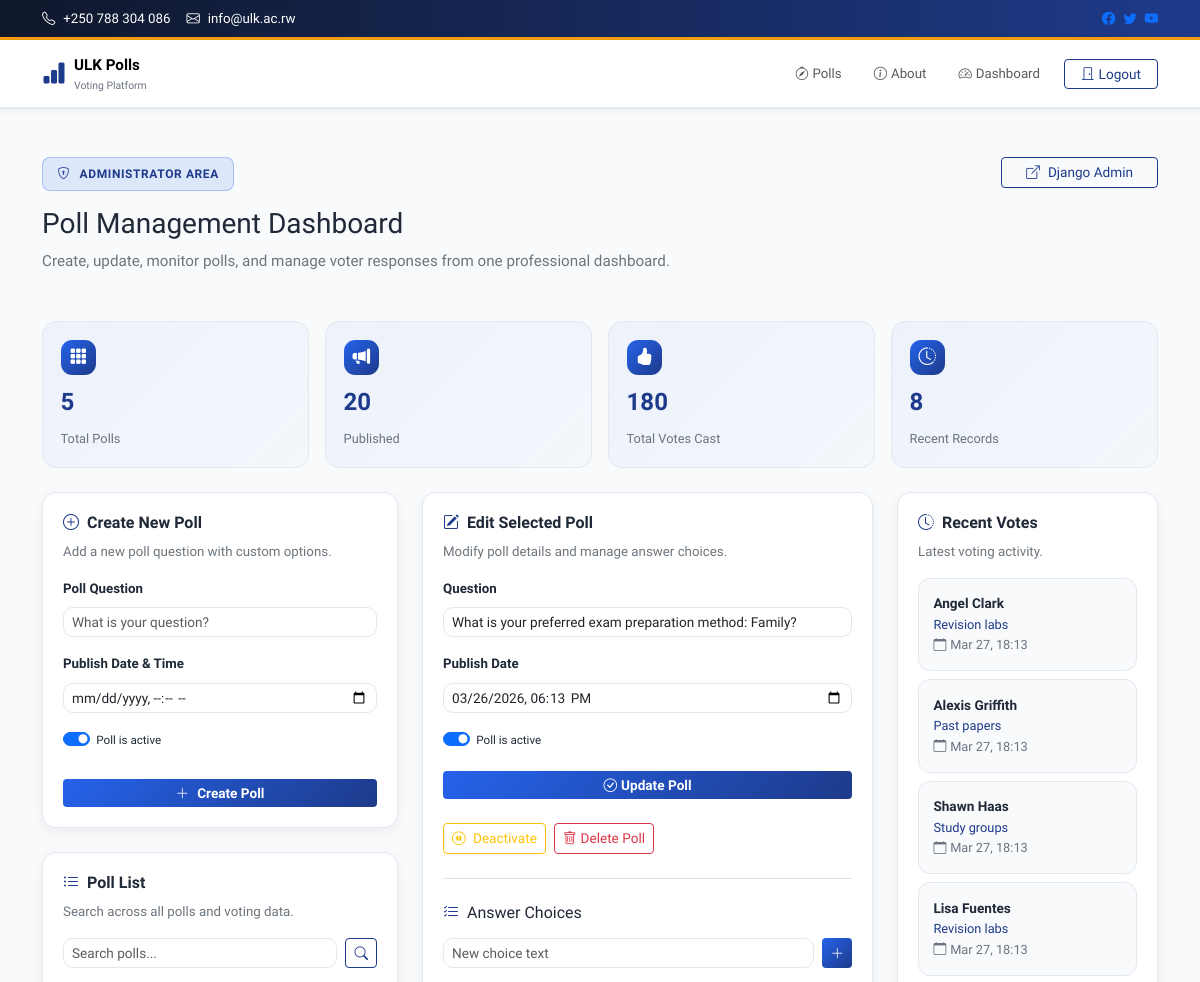
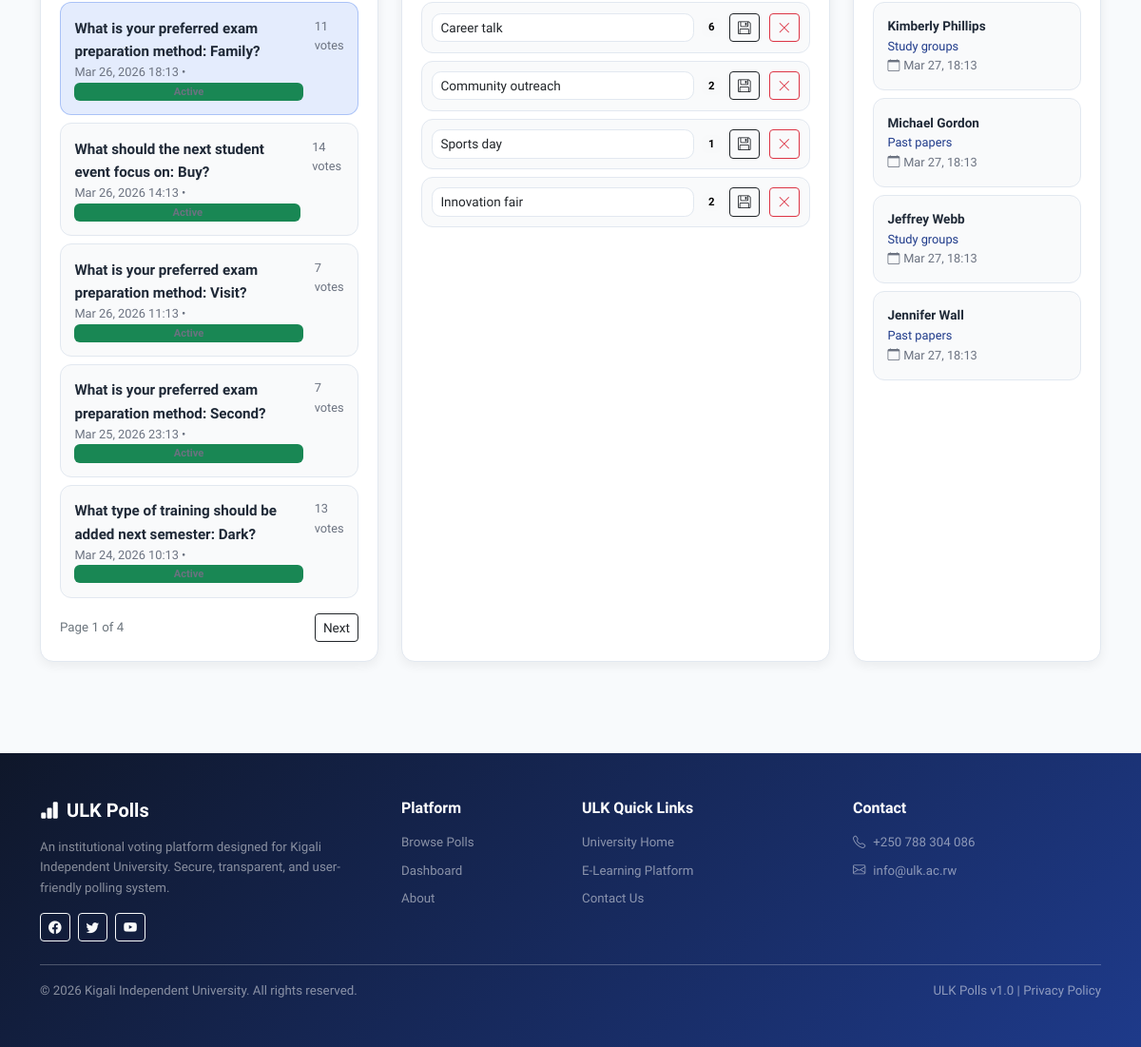
The page /dashboard/ (signed in) on the database its author committed (2 pictures, top to bottom).
### app/models.py (models this page shows, shortened)
class Question(models.Model):
    question_text = models.CharField(max_length=255)
    pub_date = models.DateTimeField("date published")
    is_active = models.BooleanField(default=True)
    class Meta:
        ordering = ["-pub_date", "-id"]
    @property
    def total_votes(self):
        return sum(choice.votes for choice in self.choices.all())

class Choice(models.Model):
    question = models.ForeignKey(
        Question,
        on_delete=models.CASCADE,
        related_name="choices",
    )
    choice_text = models.CharField(max_length=255)
    votes = models.PositiveIntegerField(default=0)
    class Meta:
        ordering = ["id"]

class Vote(models.Model):
    question = models.ForeignKey(
        Question,
        on_delete=models.CASCADE,
        related_name="votes_log",
    )
    choice = models.ForeignKey(
        Choice,
        on_delete=models.CASCADE,
        related_name="vote_entries",
    )
    voter_name = models.CharField(max_length=120)
    created_at = models.DateTimeField(auto_now_add=True)
    class Meta:
        ordering = ["-created_at", "-id"]

### app/views.py (the view)
# urls.py: path("dashboard/", views.dashboard, name="dashboard"),
@superuser_required
def dashboard(request):
    selected_question = None
    selected_poll_id = request.GET.get("poll")
    questions_queryset = build_dashboard_search_queryset("")
    paginator = Paginator(questions_queryset, 5)
    page_obj = paginator.get_page(request.GET.get("page"))
    questions = page_obj.object_list
    if selected_poll_id:
        selected_question = get_object_or_404(questions_queryset, pk=selected_poll_id)
    elif questions:
        selected_question = questions[0]
    context = {
        "questions": questions,
        "page_obj": page_obj,
        "selected_question": selected_question,
        "recent_votes": Vote.objects.select_related("question", "choice")[:8],
        "published_count": questions_queryset.filter(pub_date__lte=timezone.now()).count(),
        "total_votes": sum(question.total_votes for question in questions_queryset),
        "create_poll_data": {"question_text": "", "pub_date": ""},
    }
    return render(request, "app/dashboard.html", context)

### templates/app/dashboard.html (shortened to what this page needs)
{% extends "base.html" %}
{% block content %}
<section class="container py-5">
    <div class="d-flex flex-wrap justify-content-between align-items-start gap-3 mb-5">
        <div class="flex-grow-1">
            <span class="hero-chip"><i class="bi bi-shield-lock me-1"></i>Administrator Area</span>
            <h1 class="h3 mt-3 mb-2 fw-800">Poll Management Dashboard</h1>
            <p class="text-secondary mb-0">Create, update, monitor polls, and manage voter responses from one professional dashboard.</p>
        </div>
        <a href="/admin/" class="btn btn-sm btn-outline-dark px-4" style="border-color: #1e3a8a; color: #1e3a8a;">
            <i class="bi bi-box-arrow-up-right me-2"></i>Django Admin
        </a>
    </div>
    <div class="row g-3 mb-4">
        <div class="col-6 col-lg-3">
            <div class="stat-card h-100">
                <span class="icon-wrap"><i class="bi bi-grid-3x3-gap-fill"></i></span>
                <strong>{{ questions|length }}</strong>
                <span>Total Polls</span>
            </div>
        </div>
        <div class="col-6 col-lg-3">
            <div class="stat-card h-100">
                <span class="icon-wrap"><i class="bi bi-megaphone-fill"></i></span>
                <strong>{{ published_count }}</strong>
                <span>Published</span>
            </div>
        </div>
        <div class="col-6 col-lg-3">
            <div class="stat-card h-100">
                <span class="icon-wrap"><i class="bi bi-hand-thumbs-up-fill"></i></span>
                <strong>{{ total_votes }}</strong>
                <span>Total Votes Cast</span>
            </div>
        </div>
        <div class="col-6 col-lg-3">
            <div class="stat-card h-100">
                <span class="icon-wrap"><i class="bi bi-clock-history"></i></span>
                <strong>{{ recent_votes|length }}</strong>
                <span>Recent Records</span>
            </div>
        </div>
    </div>
    <div class="row g-4">
        <div class="col-xl-4">
            <div class="dashboard-panel mb-4">
                <div class="panel-head">
                    <h2 class="h6 mb-2 fw-700"><i class="bi bi-plus-circle me-2" style="color: #1e3a8a;"></i>Create New Poll</h2>
                    <p class="small text-secondary mb-0">Add a new poll question with custom options.</p>
                </div>
                <form method="post" action="{% url 'app:question_create' %}" class="vstack gap-3 small">
                    <div>
                        <label class="form-label mb-2 fw-600" for="question_text">Poll Question</label>
                        <input id="question_text" type="text" name="question_text" class="form-control form-control-sm" placeholder="What is your question?" value="{{ create_poll_data.question_text|default:'' }}" required>
                    </div>
                    <div>
                        <label class="form-label mb-2 fw-600" for="pub_date">Publish Date & Time</label>
                        <input id="pub_date" type="datetime-local" name="pub_date" class="form-control form-control-sm" value="{{ create_poll_data.pub_date|default:'' }}" required>
                    </div>
                    <div class="form-check form-switch">
                        <input class="form-check-input" type="checkbox" role="switch" id="create-is-active" name="is_active" checked>
                        <label class="form-check-label small fw-500" for="create-is-active">Poll is active</label>
                    </div>
                    <button type="submit" class="btn btn-sm btn-brand w-100 mt-2">
                        <i class="bi bi-plus-lg me-2"></i>Create Poll
                    </button>
                </form>
            </div>
            <div class="dashboard-panel">
                <div class="panel-head">
                    <h2 class="h6 mb-2 fw-700"><i class="bi bi-list-ul me-2" style="color: #1e3a8a;"></i>Poll List</h2>
                    <p class="small text-secondary mb-0">Search across all polls and voting data.</p>
                </div>
                <div class="d-flex gap-2 small mb-3">
                    <input type="text" class="form-control form-control-sm" placeholder="Search polls..." id="dashboard-search-input" autocomplete="off">
                    <button type="button" class="btn btn-sm btn-outline-dark" id="dashboard-search-button" style="border-color: #1e3a8a; color: #1e3a8a;">
                        <i class="bi bi-search"></i>
                    </button>
                </div>
                <div class="vstack gap-2" id="dashboard-poll-list" data-search-url="{% url 'app:dashboard_search' %}">
                    {% for question in questions %}
                        <a href="{% url 'app:dashboard' %}?poll={{ question.id }}{% if page_obj.number %}&page={{ page_obj.number }}{% endif %}" class="poll-link {% if selected_question and selected_question.id == question.id %}active{% endif %}">
                            <div>
                                <strong class="d-block">{{ question.question_text }}</strong>
                                <span class="d-block">{{ question.pub_date|date:"M d, Y H:i" }} • {% if question.is_active %}<span class="badge bg-success" style="font-size: 0.7rem;">Active</span>{% else %}<span class="badge bg-secondary" style="font-size: 0.7rem;">Inactive</span>{% endif %}</span>
                            </div>
                            <small class="fw-600">{{ question.total_votes }} votes</small>
                        </a>
                    {% empty %}
                        <p class="small text-secondary mb-0">No polls created yet.</p>
                    {% endfor %}
                </div>
                {% if page_obj.paginator.num_pages > 1 %}
                    <div class="d-flex justify-content-between align-items-center mt-3 small" id="dashboard-pagination">
                        <div class="text-secondary">Page {{ page_obj.number }} of {{ page_obj.paginator.num_pages }}</div>
                        <div class="d-flex gap-2">
                            {% if page_obj.has_next %}
                                <a href="{% url 'app:dashboard' %}?page={{ page_obj.next_page_number }}" class="btn btn-sm btn-outline-dark">Next</a>
                            {% endif %}
                        </div>
                    </div>
                {% endif %}
            </div>
        </div>
        <div class="col-xl-5">
            <div class="dashboard-panel h-100">
                <div class="panel-head">
                    <h2 class="h6 mb-2 fw-700"><i class="bi bi-pencil-square me-2" style="color: #1e3a8a;"></i>Edit Selected Poll</h2>
                    <p class="small text-secondary mb-0">Modify poll details and manage answer choices.</p>
                </div>
                {% if selected_question %}
                    <form method="post" action="{% url 'app:question_update' selected_question.id %}" class="vstack gap-3 small mb-4">
                        <div>
                            <label class="form-label mb-2 fw-600" for="edit-question">Question</label>
                            <input id="edit-question" type="text" name="question_text" value="{{ selected_question.question_text }}" class="form-control form-control-sm" required>
                        </div>
                        <div>
                            <label class="form-label mb-2 fw-600" for="edit-pub-date">Publish Date</label>
                            <input id="edit-pub-date" type="datetime-local" name="pub_date" value="{{ selected_question.pub_date|date:'Y-m-d\\TH:i' }}" class="form-control form-control-sm" required>
                        </div>
                        <div class="form-check form-switch">
                            <input class="form-check-input" type="checkbox" role="switch" id="edit-is-active" name="is_active" {% if selected_question.is_active %}checked{% endif %}>
                            <label class="form-check-label small fw-500" for="edit-is-active">Poll is active</label>
                        </div>
                        <button type="submit" class="btn btn-sm btn-brand w-100">
                            <i class="bi bi-check-circle me-1"></i>Update Poll
                        </button>
                    </form>
                    <div class="d-flex flex-wrap gap-2 mb-4 pb-4 border-bottom">
                        <form method="post" action="{% url 'app:question_toggle_status' selected_question.id %}" class="d-inline">
                            <button type="submit" class="btn btn-sm {% if selected_question.is_active %}btn-outline-warning{% else %}btn-outline-success{% endif %}">
                                <i class="bi {% if selected_question.is_active %}bi-pause-circle{% else %}bi-play-circle{% endif %} me-1"></i>
                                {% if selected_question.is_active %}Deactivate{% else %}Activate{% endif %}
                            </button>
                        </form>
                        <form method="post" action="{% url 'app:question_delete' selected_question.id %}" class="d-inline">
                            <button type="submit" class="btn btn-sm btn-outline-danger" onclick="return confirm('Are you sure you want to delete this poll?');">
                                <i class="bi bi-trash me-1"></i>Delete Poll
                            </button>
                        </form>
                    </div>
                    <h6 class="fw-700 mb-3"><i class="bi bi-list-check me-2" style="color: #1e3a8a;"></i>Answer Choices</h6>
                    <form method="post" action="{% url 'app:choice_create' selected_question.id %}" class="d-flex gap-2 align-items-stretch small mb-3">
                        <input type="text" name="choice_text" class="form-control form-control-sm" placeholder="New choice text" required>
                        <button type="submit" class="btn btn-sm btn-brand"><i class="bi bi-plus-lg"></i></button>
                    </form>
                    <div class="vstack gap-2">
                        {% for choice in selected_question.choices.all %}
                            <div class="choice-admin-row" style="background: #f9fafb;">
                                <form method="post" action="{% url 'app:choice_update' choice.id %}" class="d-flex gap-2 align-items-center flex-grow-1">
                                    <input type="text" name="choice_text" value="{{ choice.choice_text }}" class="form-control form-control-sm" style="font-size: 0.85rem;">
                                    <span class="badge text-bg-light fw-600">{{ choice.votes }}</span>
                                    <button type="submit" class="btn btn-sm btn-outline-dark"><i class="bi bi-floppy"></i></button>
                                </form>
                                <form method="post" action="{% url 'app:choice_delete' choice.id %}">
                                    <button type="submit" class="btn btn-sm btn-outline-danger" onclick="return confirm('Delete this choice?');"><i class="bi bi-x-lg"></i></button>
                                </form>
                            </div>
                        {% empty %}
                            <p class="small text-secondary mb-0">Add choices to this poll.</p>
                        {% endfor %}
                    </div>
                {% else %}
                    <div class="text-center py-5">
                        <i class="bi bi-inbox" style="font-size: 2rem; color: #d1d5db;"></i>
                        <p class="small text-secondary mt-3 mb-0">Select a poll from the list to edit</p>
                    </div>
                {% endif %}
            </div>
        </div>
        <div class="col-xl-3">
            <div class="dashboard-panel h-100">
                <div class="panel-head">
                    <h2 class="h6 mb-2 fw-700"><i class="bi bi-clock-history me-2" style="color: #1e3a8a;"></i>Recent Votes</h2>
                    <p class="small text-secondary mb-0">Latest voting activity.</p>
                </div>
                <div class="vstack gap-2">
                    {% for vote in recent_votes %}
                        <div class="vote-log-item" style="background: #f9fafb;">
                            <strong class="d-block" style="color: #1f2937;">{{ vote.voter_name }}</strong>
                            <span class="d-block" style="font-weight: 500; color: #1e3a8a;">{{ vote.choice.choice_text }}</span>
                            <small style="color: #6b7280;"><i class="bi bi-calendar me-1"></i>{{ vote.created_at|date:"M d, H:i" }}</small>
                        </div>
                    {% empty %}
                        <p class="small text-secondary mb-0">No votes yet.</p>
                    {% endfor %}
                </div>
            </div>
        </div>
    </div>
</section>
{% endblock %}

### rows shown on the page
Question: question_text "What is your preferred exam preparation method: Family?", pub_date "Mar 26, 2026 18:13", total_votes "11", pub_date "03/26/2026 18:13", is_active "☑"
Question: question_text "What should the next student event focus on: Buy?", pub_date "Mar 26, 2026 14:13", total_votes "14"
Question: question_text "What is your preferred exam preparation method: Visit?", pub_date "Mar 26, 2026 11:13", total_votes "7"
Question: question_text "What is your preferred exam preparation method: Second?", pub_date "Mar 25, 2026 23:13", total_votes "7"
Question: question_text "What type of training should be added next semester: Dark?", pub_date "Mar 24, 2026 10:13", total_votes "13"
Choice: choice_text "Career talk", votes "6"
Choice: choice_text "Community outreach", votes "2"
Choice: choice_text "Sports day", votes "1"
Choice: choice_text "Innovation fair", votes "2"
Vote: voter_name "Angel Clark", choice.choice_text "Revision labs", created_at "Mar 27, 18:13"
Vote: voter_name "Alexis Griffith", choice.choice_text "Past papers", created_at "Mar 27, 18:13"
Vote: voter_name "Shawn Haas", choice.choice_text "Study groups", created_at "Mar 27, 18:13"
Vote: voter_name "Lisa Fuentes", choice.choice_text "Revision labs", created_at "Mar 27, 18:13"
Vote: voter_name "Kimberly Phillips", choice.choice_text "Study groups", created_at "Mar 27, 18:13"
Vote: voter_name "Michael Gordon", choice.choice_text "Past papers", created_at "Mar 27, 18:13"
Vote: voter_name "Jeffrey Webb", choice.choice_text "Study groups", created_at "Mar 27, 18:13"
Vote: voter_name "Jennifer Wall", choice.choice_text "Past papers", created_at "Mar 27, 18:13"

### other values the page prints
{{ questions|length }} "5"
{{ published_count }} "20"
{{ total_votes }} "180"
{{ recent_votes|length }} "8"
{{ page_obj.number }} "1"
{{ page_obj.paginator.num_pages }} "4"
